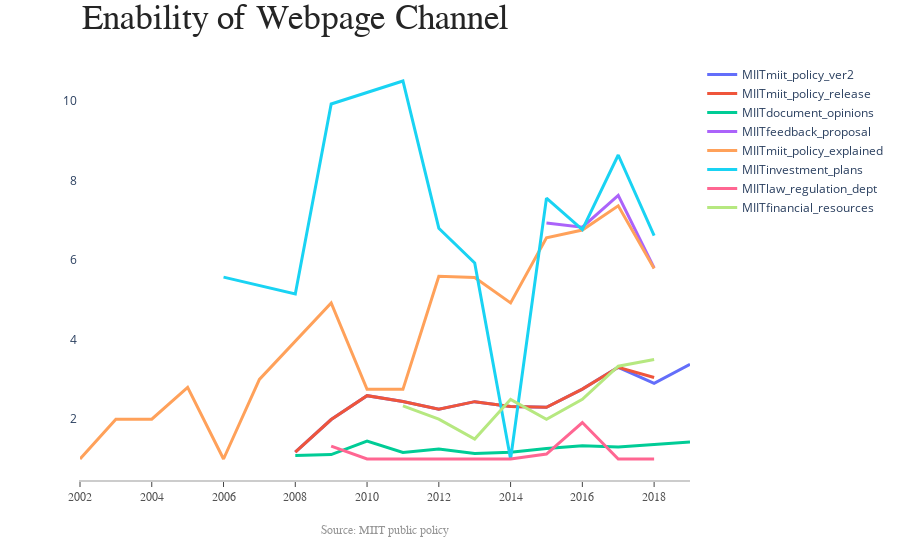

Write notebook code for a chart like this one.
### Markdown cell above
- the overall count of documents published in each channel reciprocates quite well with the true events occured in 2010, 2012, 2013, 2015.

### Code cell
fig2.show()

### Figure 1 — Plotly figure (JSON) as saved in the notebook; plotly's stock layout.template omitted (floating-point values rounded to 4 significant figures)
{"data": [{"hoverinfo": "x+y+name", "line": {"width": 3}, "mode": "lines", "name": "MIITmiit_policy_ver2", "type": "scatter", "x": ["2008", "2009", "2010", "2011", "2012", "2013", "2014", "2015", "2016", "2017", "2018", "2019"], "y": [1.174, 1.991, 2.592, 2.444, 2.249, 2.441, 2.319, 2.299, 2.756, 3.305, 2.9, 3.38]}, {"hoverinfo": "x+y+name", "line": {"width": 3}, "mode": "lines", "name": "MIITmiit_policy_release", "type": "scatter", "x": ["2008", "2009", "2010", "2011", "2012", "2013", "2014", "2015", "2016", "2017", "2018"], "y": [1.174, 1.991, 2.592, 2.444, 2.249, 2.441, 2.319, 2.299, 2.756, 3.305, 3.047]}, {"hoverinfo": "x+y+name", "line": {"width": 3}, "mode": "lines", "name": "MIITdocument_opinions", "type": "scatter", "x": ["2008", "2009", "2010", "2011", "2012", "2013", "2014", "2015", "2016", "2017", "2018", "2019"], "y": [1.091, 1.11, 1.451, 1.162, 1.254, 1.141, 1.172, 1.266, 1.332, 1.305, 1.366, 1.429]}, {"hoverinfo": "x+y+name", "line": {"width": 3}, "mode": "lines", "name": "MIITfeedback_proposal", "type": "scatter", "x": ["2015", "2016", "2017", "2018"], "y": [6.929, 6.826, 7.624, 5.8]}, {"hoverinfo": "x+y+name", "line": {"width": 3}, "mode": "lines", "name": "MIITmiit_policy_explained", "type": "scatter", "x": ["2002", "2003", "2004", "2005", "2006", "2007", "2009", "2010", "2011", "2012", "2013", "2014", "2015", "2016", "2017", "2018"], "y": [1, 2, 2, 2.8, 1, 3, 4.923, 2.75, 2.75, 5.591, 5.56, 4.923, 6.559, 6.755, 7.362, 5.786]}, {"hoverinfo": "x+y+name", "line": {"width": 3}, "mode": "lines", "name": "MIITinvestment_plans", "type": "scatter", "x": ["2006", "2008", "2009", "2011", "2012", "2013", "2014", "2015", "2016", "2017", "2018"], "y": [5.571, 5.146, 9.923, 10.5, 6.8, 5.926, 1, 7.556, 6.767, 8.64, 6.615]}, {"hoverinfo": "x+y+name", "line": {"width": 3}, "mode": "lines", "name": "MIITlaw_regulation_dept", "type": "scatter", "x": ["2009", "2010", "2011", "2012", "2013", "2014", "2015", "2016", "2017", "2018"], "y": [1.326, 1, 1, 1, 1, 1, 1.125, 1.917, 1, 1]}, {"hoverinfo": "x+y+name", "line": {"width": 3}, "mode": "lines", "name": "MIITfinancial_resources", "type": "scatter", "x": ["2011", "2012", "2013", "2014", "2015", "2016", "2017", "2018"], "y": [2.333, 2, 1.5, 2.5, 2, 2.5, 3.333, 3.5]}], "layout": {"annotations": [{"font": {"color": "rgb(37,37,37)", "family": "Arial", "size": 35}, "showarrow": false, "text": "Enability of Webpage Channel", "x": 0, "xanchor": "left", "xref": "paper", "y": 1.05, "yanchor": "bottom", "yref": "paper"}, {"font": {"color": "rgb(150,150,150)", "family": "Arial", "size": 12}, "showarrow": false, "text": "Source: MIIT public policy", "x": 0.5, "xanchor": "center", "xref": "paper", "y": -0.1, "yanchor": "top", "yref": "paper"}], "autosize": false, "hovermode": "closest", "margin": {"autoexpand": true, "l": 80, "r": 20, "t": 60}, "plot_bgcolor": "white", "showlegend": true, "xaxis": {"linecolor": "rgb(204, 204, 204)", "linewidth": 2, "showgrid": true, "showline": true, "showticklabels": true, "tickfont": {"color": "rgb(82, 82, 82)", "family": "Arial", "size": 12}, "ticks": "outside", "zeroline": false}, "yaxis": {"showgrid": true, "showline": true, "showticklabels": true, "ticks": "", "zeroline": true}}}
